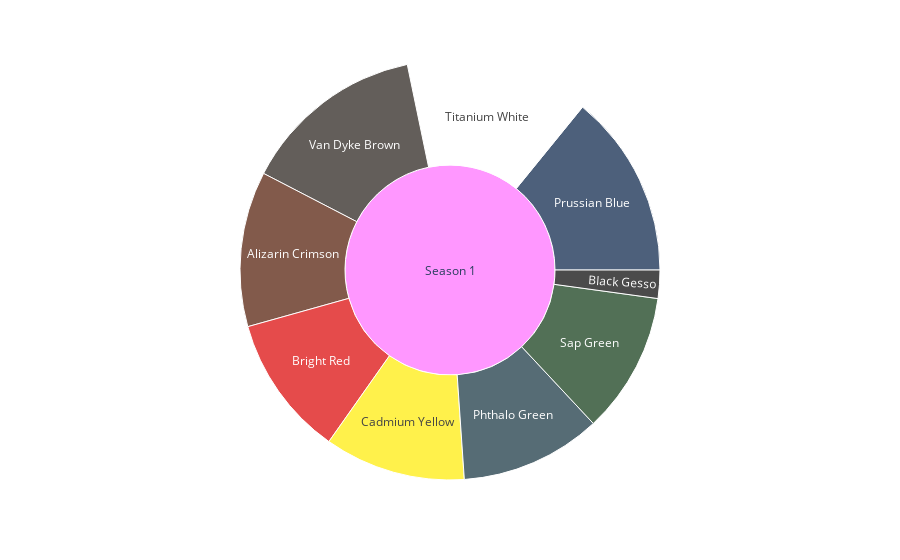

The notebook cell saved with this chart:
### Code cell
# Individual sunburst 

fig = px.sunburst(df_season_1, path=['season',"colors"], values='times_used', color='colors',
                 color_discrete_map= colour_map.set_index('colors').to_dict()["color_hex"])
fig.show()

### Figure 1 — Plotly figure (JSON) as saved in the notebook; plotly's stock layout.template omitted (floating-point values rounded to 4 significant figures)
{"data": [{"branchvalues": "total", "customdata": [["Alizarin Crimson"], ["Black Gesso"], ["Bright Red"], ["Cadmium Yellow"], ["Phthalo Green"], ["Prussian Blue"], ["Sap Green"], ["Titanium White"], ["Van Dyke Brown"], ["(?)"]], "domain": {"x": [0, 1], "y": [0, 1]}, "hovertemplate": "labels=%{label}<br>times_used=%{value}<br>parent=%{parent}<br>id=%{id}<br>colors=%{customdata[0]}<extra></extra>", "ids": ["Season 1/Alizarin Crimson", "Season 1/Black Gesso", "Season 1/Bright Red", "Season 1/Cadmium Yellow", "Season 1/Phthalo Green", "Season 1/Prussian Blue", "Season 1/Sap Green", "Season 1/Titanium White", "Season 1/Van Dyke Brown", "Season 1"], "labels": ["Alizarin Crimson", "Black Gesso", "Bright Red", "Cadmium Yellow", "Phthalo Green", "Prussian Blue", "Sap Green", "Titanium White", "Van Dyke Brown", "Season 1"], "marker": {"colors": ["#4E1500", "#000000", "#DB0000", "#FFEC00", "#102E3C", "#021E44", "#0A3410", "#FFFFFF", "#221B15", "#FF97FF"]}, "name": "", "parents": ["Season 1", "Season 1", "Season 1", "Season 1", "Season 1", "Season 1", "Season 1", "Season 1", "Season 1", ""], "type": "sunburst", "values": [11, 2, 10, 10, 10, 13, 10, 13, 13, 92]}], "layout": {"legend": {"tracegroupgap": 0}, "margin": {"t": 60}}}
